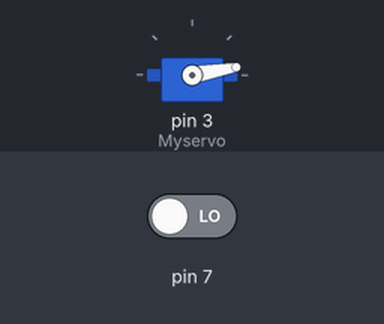
The sketch below on a simulated Arduino Uno, built with avr-gcc and run on an emulated ATmega328P. Parts: servo. Inputs (shaded band) come from the test bench; at power-on: pin 7 LOW.

Above: at 1.2 s.
1.3 s: pin 7 driven HIGH
At 2.0 s:
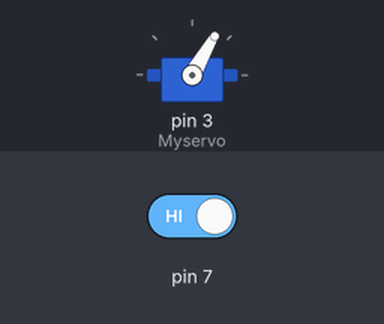
2.8 s: pin 7 driven LOW
At 3.2 s:
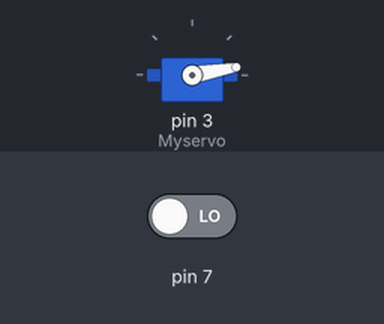
Timing chart, 0 to 5.8 s (numbered marks = the images above; inputs shaded):
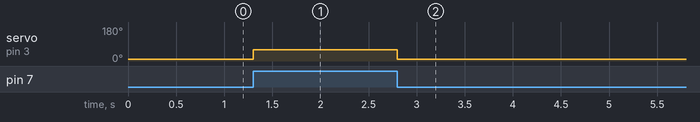

Measured:
- after the input at 1.3 s, servo on pin 3 (Myservo): 10° → 60° at once
- after the input at 2.8 s, servo on pin 3 (Myservo): 60° → 10° at once

The sketch:

Gripper_arduino.ino
```cpp
//sketch created by Akshay Joseph follow me on Instagra: five_volt_player

#include<Servo.h>

Servo Myservo;
int pos=0;
void setup()
{
  pinMode (7,INPUT);
  Myservo.attach(3);
  Myservo.write(0);
}

void loop()
{
  /*Abrir gripper*/
  if (digitalRead(7)==HIGH){
     Myservo.write(60);
  }
  /*Cerrar gripper*/
  else if( digitalRead(7)==LOW){
    Myservo.write(10);
  }
}
```
